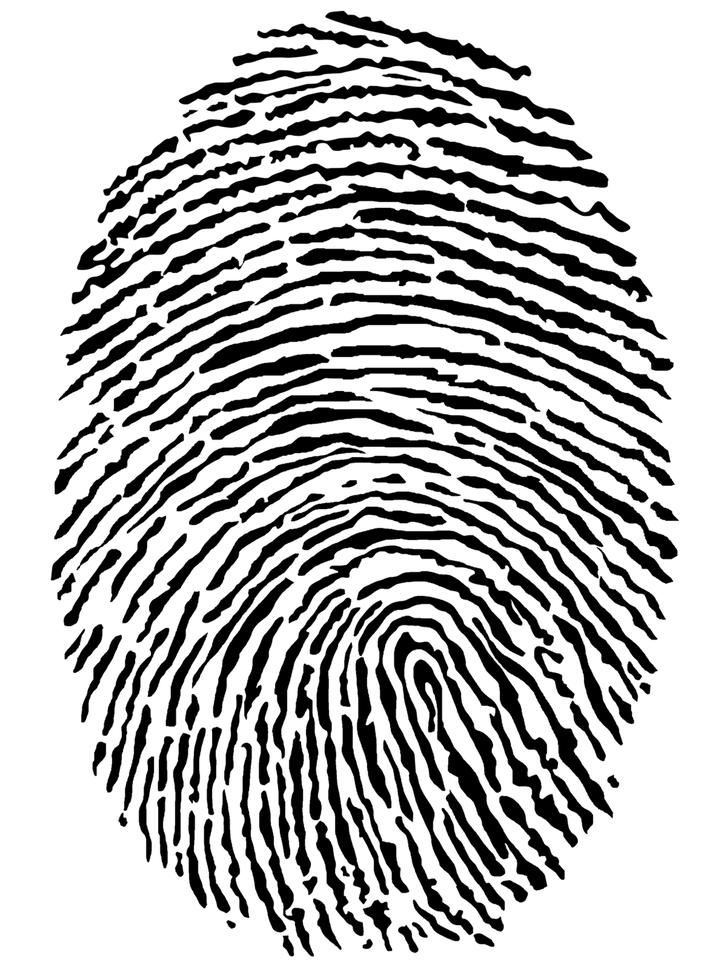
#> input picture Digital-Image-Processing/Lab 11/Lab 11/ThumbImpression.png, 727 x 970 px, shrunk from 1224 x 1632 before the run
$ python 'Task 1.py'
#> lines starting #> are read from the running program, lines starting #| are printed output that depends on the picture; after the words box and inside, x2 and y2 are one past the last pixel; in counts of white or black regions, pixels touching at a corner belong together
import cv2
import numpy as np

img=cv2.imread("ThumbImpression.png",0)
#> img: shape (970, 727); min 0, max 255, mean 184.4
img=255-img   #negative
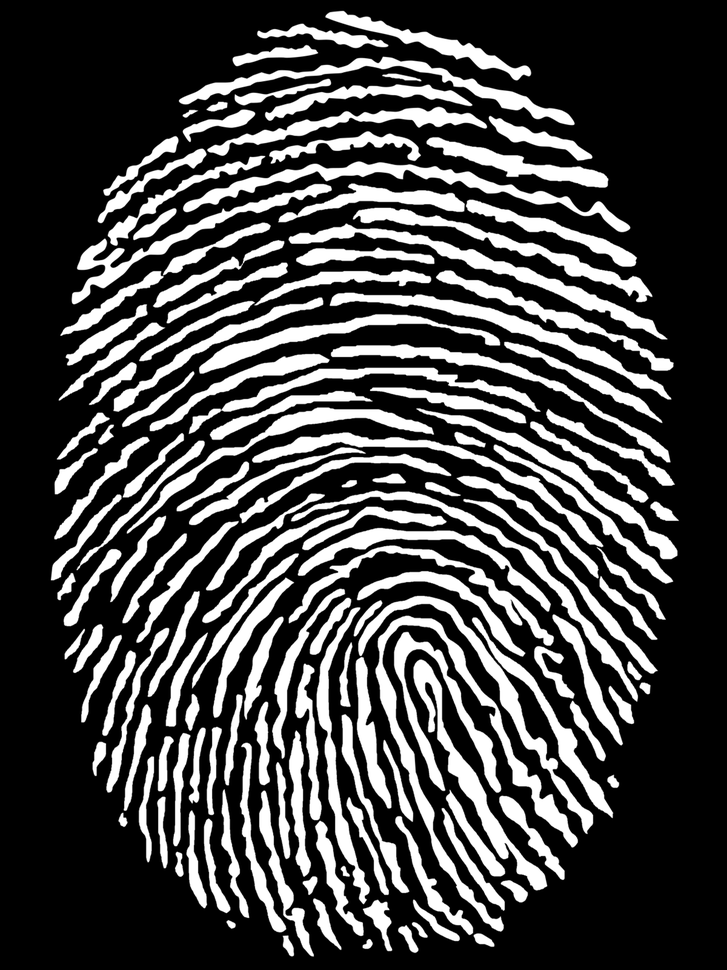
#> img: shape (970, 727); min 0, max 255, mean 70.6

size = np.size(img)
#> size = 705190
skel = np.zeros(img.shape, np.uint8)

ret, img = cv2.threshold(img, 127, 255, 0)
#> img: shape (970, 727); 27.7% white; 152 white regions, largest, box (x1, y1, x2, y2) and area: (375, 616, 578, 932) 6381, (183, 161, 630, 232) 4546, (289, 224, 667, 339) 4452
element = cv2.getStructuringElement(cv2.MORPH_CROSS, (3, 3))
done = False

while (not done):    #skeletanization
    eroded = cv2.erode(img, element)
    temp = cv2.dilate(eroded, element)
    temp = cv2.subtract(img, temp)
    skel = cv2.bitwise_or(skel, temp)
    img = eroded.copy()

    zeros = size - cv2.countNonZero(img)
    if zeros == size:
        done = True
#> this loop made 12 passes
#> zeros on passes 1 to 12: 552043, 592553, 630191, 661543, 683554, 695841, 701716, 704058, 704858, 705102, 705183, 705190
#> pass 1, `eroded = cv2.erode(img, element)`:
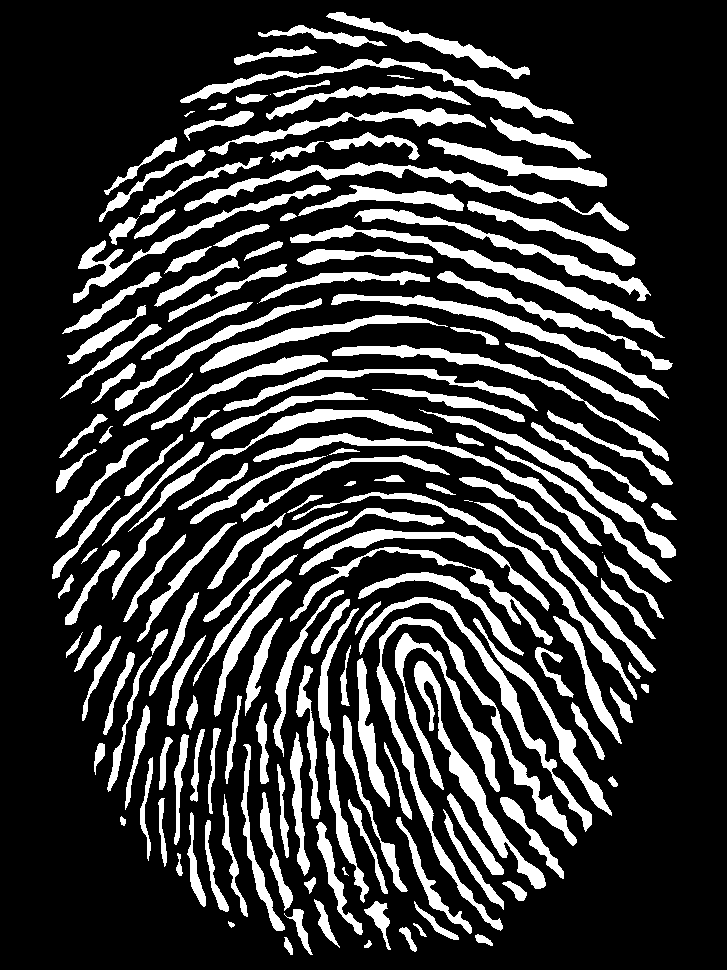
#> eroded: shape (970, 727); 21.7% white; 169 white regions (5 under 20 px), largest, box (x1, y1, x2, y2) and area: (376, 617, 577, 931) 5134, (290, 225, 665, 338) 3679, (184, 162, 629, 231) 3625
#> pass 1, `temp = cv2.dilate(eroded, element)`:
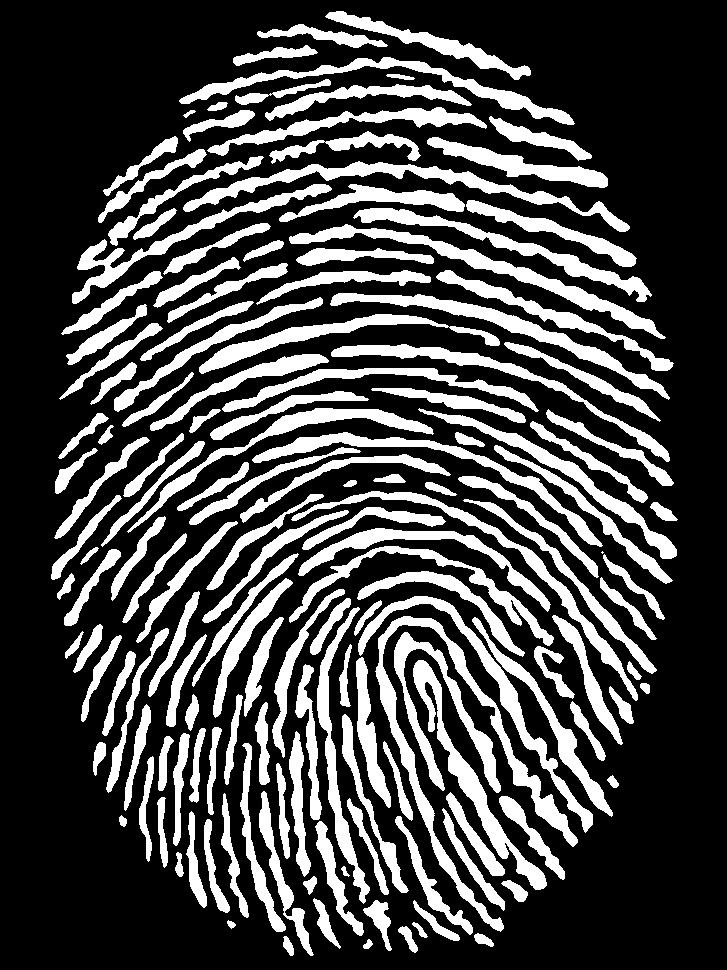
#> temp: shape (970, 727); 27.6% white; 155 white regions (1 under 20 px), largest, box (x1, y1, x2, y2) and area: (375, 616, 578, 932) 6370, (183, 161, 630, 232) 4543, (289, 224, 666, 339) 4447
#> pass 1, `temp = cv2.subtract(img, temp)`:
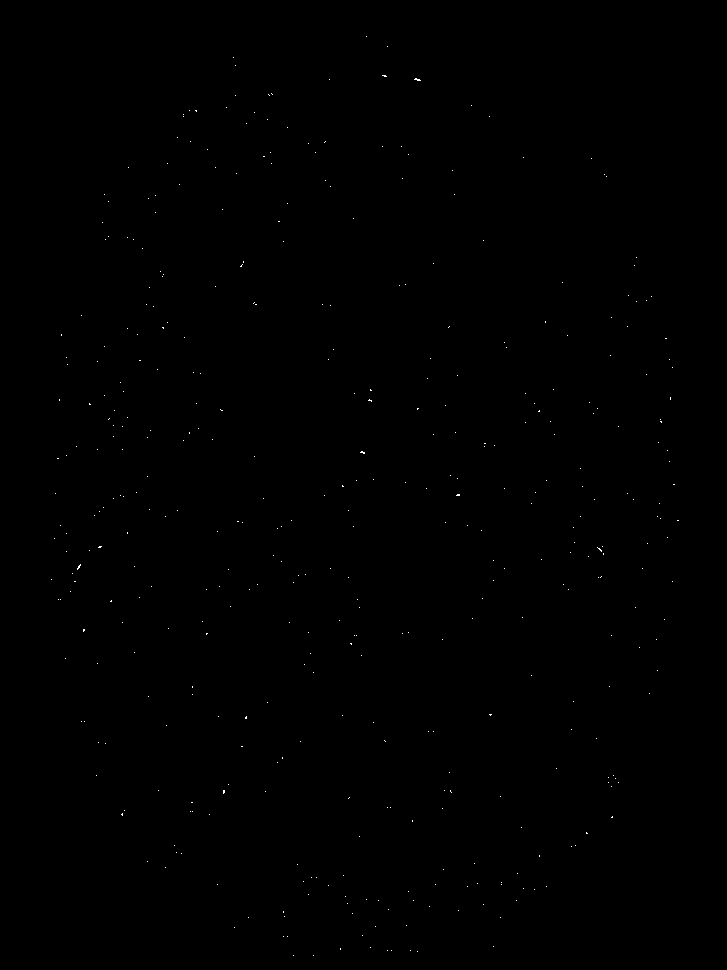
#> temp: shape (970, 727); 0.08% white in thin lines or dots, all inside (x1, y1, x2, y2) = (51, 36, 679, 956)
#> pass 2, `eroded = cv2.erode(img, element)`:
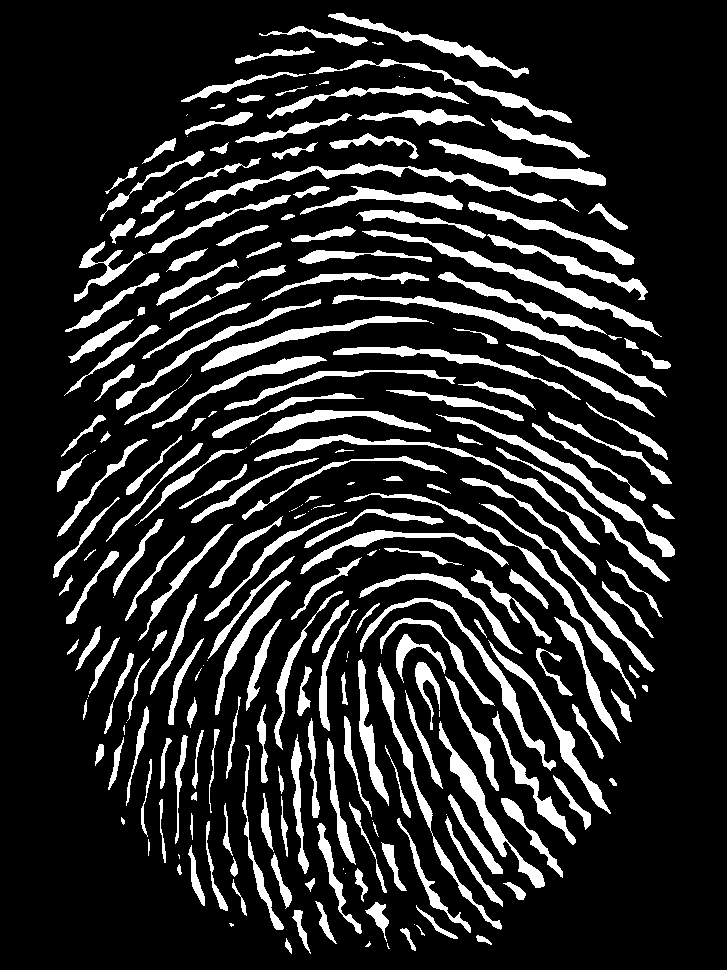
#> eroded: shape (970, 727); 16% white; 248 white regions (41 under 20 px), largest, box (x1, y1, x2, y2) and area: (332, 295, 667, 397) 2620, (362, 230, 662, 337) 2500, (185, 163, 557, 210) 2360
#> after the loop: eroded: shape (970, 727); every value is 0
#> after the loop:
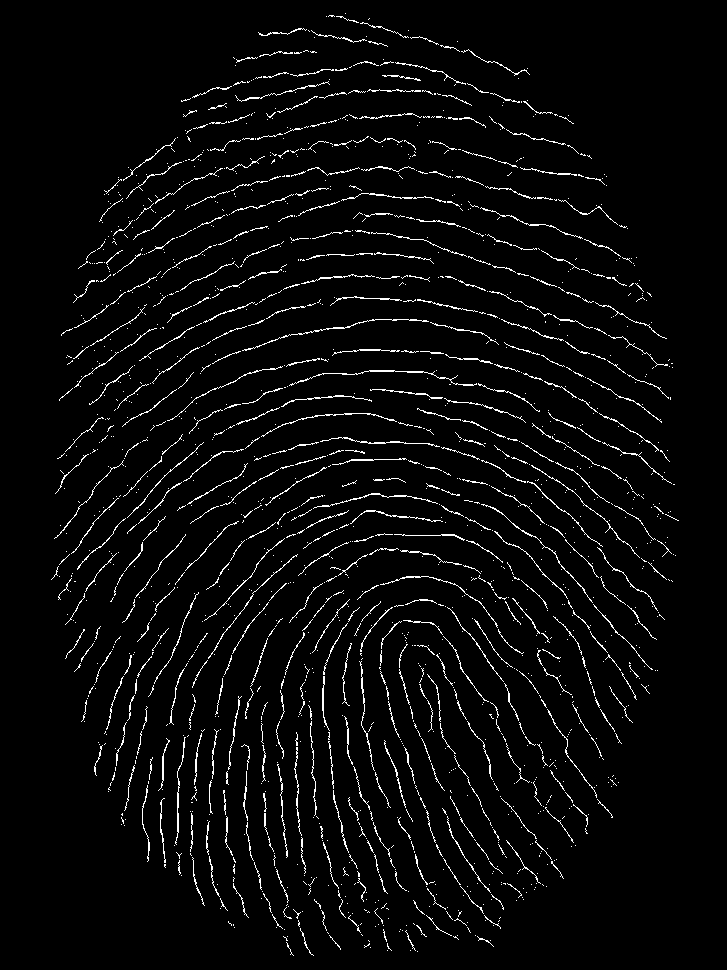
#> skel: shape (970, 727); 3.7% white in thin lines or dots, all inside (x1, y1, x2, y2) = (51, 13, 679, 956)

kernel = np.ones((1,1), np.uint8)

skel = cv2.dilate(skel, kernel, iterations=4)   #dilation
skel=255-skel   #negative
cv2.imwrite("skel.jpg", skel)


cv2.waitKey(0)
cv2.destroyAllWindows()
